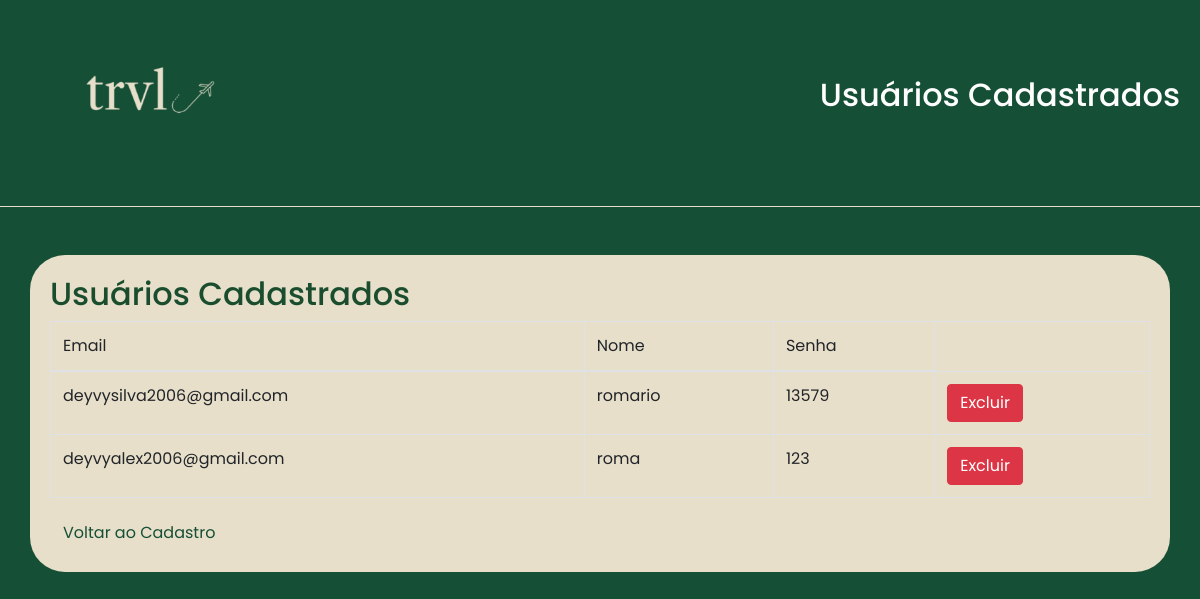
The page /usuarios on the database as committed earlier.
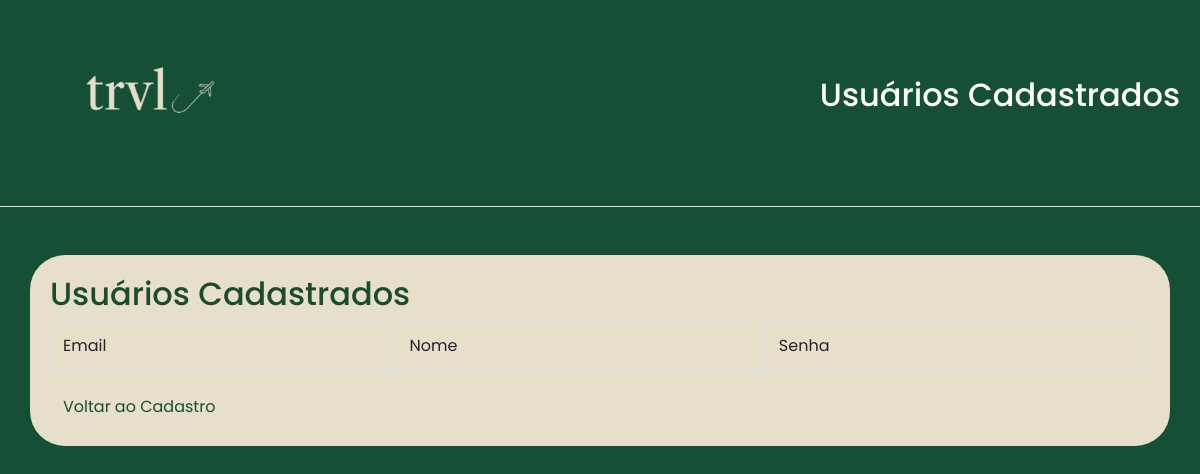
The same page on the database as committed later.
### tables this page shows
CREATE TABLE usuarios
                   (email text primary key,nome text,senha text);

### src/app.py (the view)
@app.route('/usuarios')
def listar_usuarios():
    conexao = database.conectar_banco()
    cursor = conexao.cursor()
    cursor.execute("SELECT * FROM usuarios")
    usuarios = cursor.fetchall()
    conexao.close()
    return render_template('usuarios.html', usuarios=usuarios)

### src/database.py (called while the page is built)
def conectar_banco():
    conexao = sqlite3.connect("trvl.db")
    return conexao

### src/templates/usuarios.html (shortened to what this page needs)
<!DOCTYPE html>
<html lang="pt-BR">
<head>
    <link rel="stylesheet" href="https://stackpath.bootstrapcdn.com/bootstrap/4.5.2/css/bootstrap.min.css">
    <link rel="stylesheet" href="static/style.css">
</head>
<body>
    <header>
        <a href="/"><img src="static/imgs/logo.png" alt="Logo TRVL" class="logo"></a>
        <div class="user-info">
            <H1> <h2>Usuários Cadastrados</h2></H1>
        </div>
    </header>
    <hr>
<div class="container mt-5">
    <h2>Usuários Cadastrados</h2>
    <table class="table table-bordered">
        <thead>
            <tr>
                <th>Email</th>
                <th>Nome</th>
                <th>Senha</th>
            </tr>
        </thead>
        <tbody>
            {% for usuario in usuarios %}
            <tr>
                <td>{{ usuario[0] }}</td>
                <td>{{ usuario[1] }}</td>
                <td>{{ usuario[2] }}</td>
                <td>
                    <form action="{{url_for('excluir_usuario') }}" method="POST">
                        <button type="submit" class="btn btn-danger">Excluir</button>
                    </form>
                </td>
            </tr>
            {% endfor %}
        </tbody>
    </table>
    <a href="/" class="btn btn-primary">Voltar ao Cadastro</a>
</div>
</body>
</html>

### src/static/style.css (style rules this page uses)
* { margin: 0; padding: 0; box-sizing: border-box; font-family: "Poppins", serif; font-weight: 400; }
body { background-color: #154f35; color: #fefefe; }
header { display: flex; justify-content: space-between; align-items: center; padding: 20px; background-color: #154f35; }
.logo { height: 150px; }
.user-info h1,h2 { display: flex; align-items: center; padding: 10px font-family: "Baskervville", serif; }
body { font-family: 'Baskerville', serif; }
.btn-primary { background-color: #e8dfca; border-color: #e8dfca; color: #154f35; margin-right: 35px; }
hr { border-top: 1px solid #e8dfca; }
.container { background-color: #e8dfca; border-radius: 35px; padding: 20px; }
.container h2 { color: #1a4d2e; }

Rows that differ between the two databases and show on the page:
removed usuarios: email "deyvysilva2006@gmail.com", nome "romario", senha "13579"
removed usuarios: email "deyvyalex2006@gmail.com", nome "roma", senha "123"
